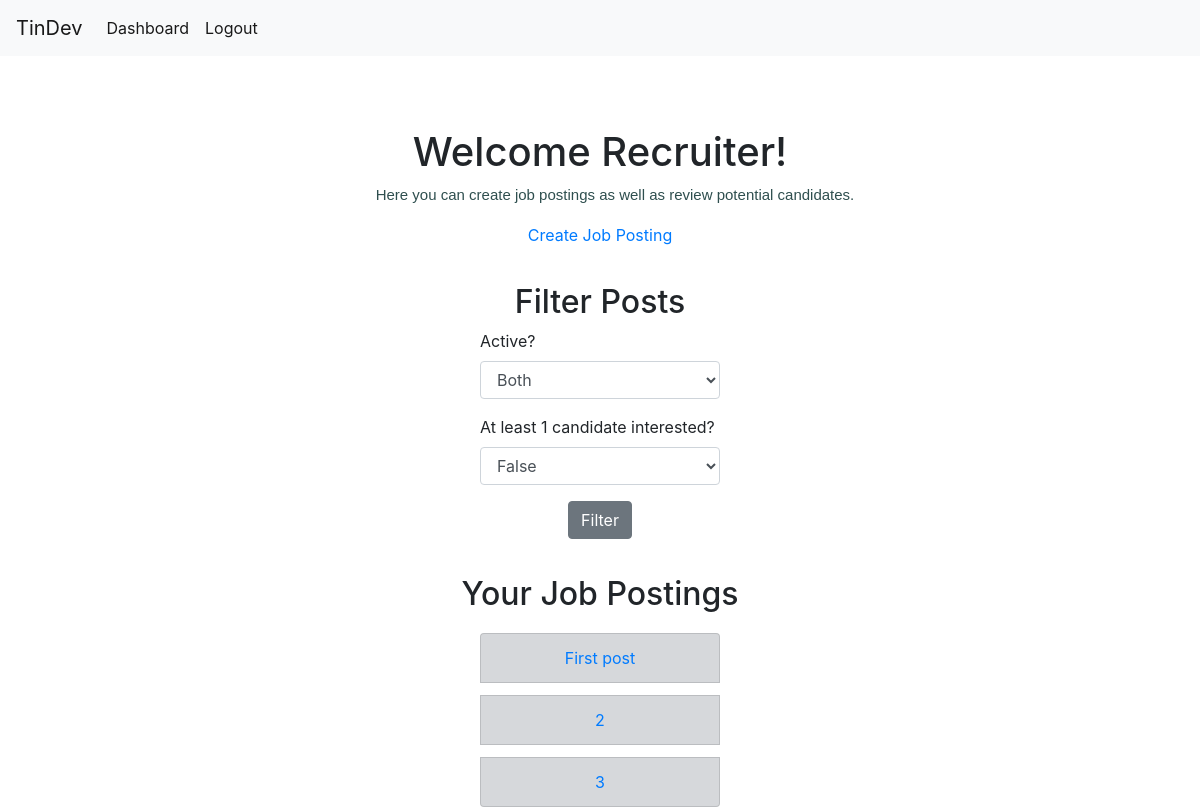
The page / (signed in) on the database its author committed.
### tindev/models.py (models this page shows)
class Post(models.Model):
    recruiter = models.ForeignKey(Recruiter, on_delete=models.RESTRICT)
    title = models.CharField(max_length=255)
    type = models.BooleanField()
    city = models.CharField(max_length=255)
    state = models.CharField(max_length=255)
    skills = models.TextField()
    description = models.TextField()
    expiration = models.DateField()
    status = models.BooleanField()

### tindev/views/dashboard.py (the view, shortened to what this page needs)
# urls.py: path('', views.index, name='index'),
def index(request):
    if not request.user.is_authenticated:
        return render(request, 'tindev/index.html')
    if request.user.is_staff:
        posts = request.user.recruiter.post_set.all()
        now = datetime.datetime.now()
        now = datetime.date(now.year, now.month, now.day)
        for post in posts:
            if post.expiration < now:
                post.status = False
                post.save()
        context = {
                'posts': posts
                }
        return render(request, 'tindev/recruiter_dashboard.html', context)

### tindev/templates/tindev/recruiter_dashboard.html (shortened to what this page needs)
{% extends 'tindev/base.html' %}
{% block content %}
<h1>Welcome Recruiter!</h1>
<p>
    Here you can create job postings as well as review potential candidates.
</p>
<div class="container">
    <a href="/posts/create">Create Job Posting</a>
</div>
<h2 >Filter Posts</h2>
<form action="/recruiter_dashboard" method="post">
    <div class="form-group">
        <label for="active_filter">Active?</label>
        <select class="form-control" name="active_filter">
            <option value="none">Both</option>
        </select>
    </div>
    <div class="form-group">
        <label for="interested_filter">At least 1 candidate interested?</label>
        <select class="form-control" name="interested_filter">
            <option value="false">False</option>
        </select>
    </div>
    <div class="form-group">
        <input style="display: block; margin: auto" class="btn btn-secondary" type="submit" value="Filter">
    </div>
</form>
<h2 class="postings"> Your Job Postings </h2>
<ul class="list-group">
    {% for post in posts %}
    <li class="list-group-item list-group-item-secondary"><a href="/posts/{{post.id}}">{{post.title}}</a></li>
    {% endfor %}
</ul>
{% endblock %}

### tindev/static/tindev/style.css (style rules this page uses)
html { font-family: Arial, Helvetica, sans-serif }
p { color: darkslategray; font-family: Arial, Helvetica, sans-serif; font-size: 15px; margin-left: 30px; }

### tindev/templates/tindev/recruiter_dashboard.html (style rules this page uses)
h1 { margin-top: 6%; }
a { margin: auto; }
h3, h1, p, h2 { text-align: center; }
.container { width: 100%; text-align: center; margin-bottom: 3%; }
.list-group > li { margin: auto; margin-top: 1%; width: 20%; text-align: center; }
.form-group { width: 20%; margin: auto; }
.postings { margin-top: 3%; }

### rows shown on the page
Post: title "First post"
Post: title "2"
Post: title "3"
